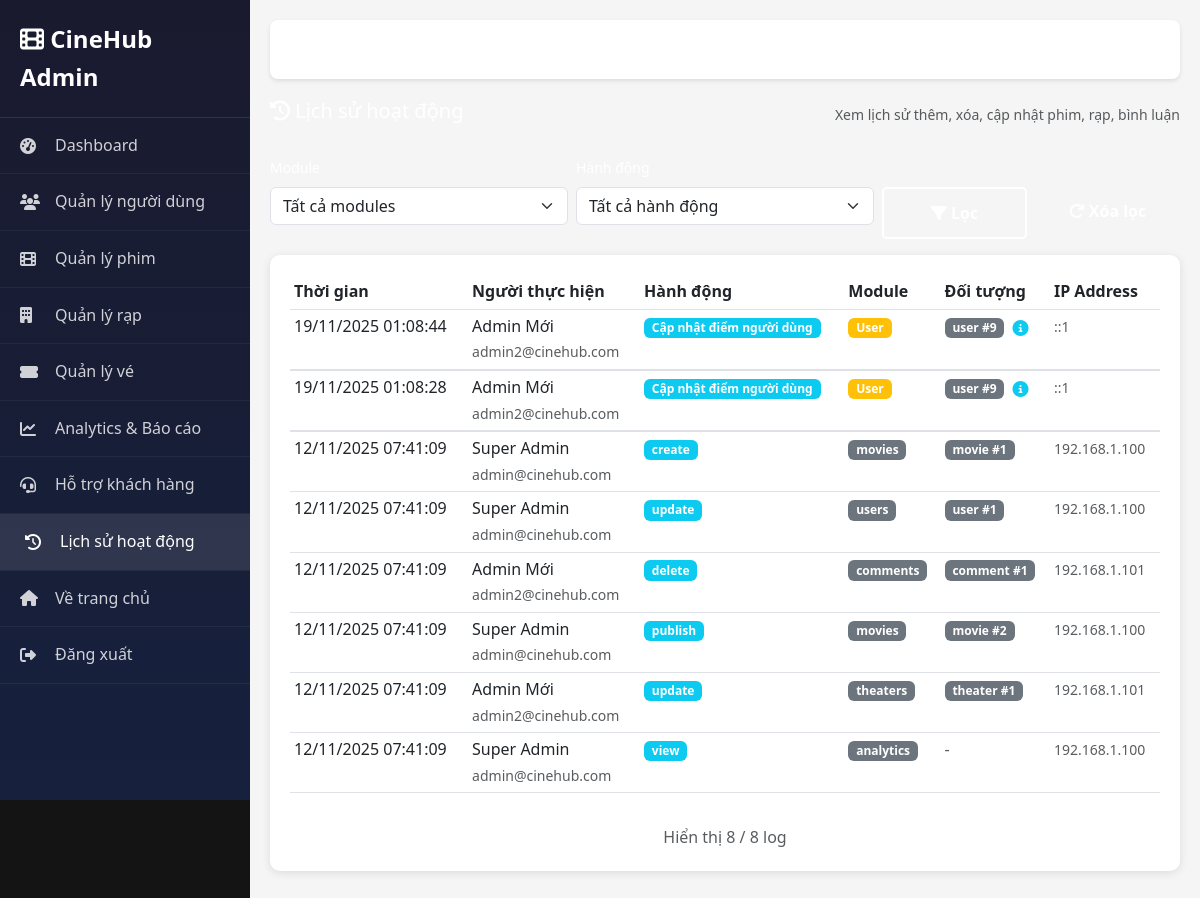
/?route=admin/logs (signed in), run on the app's committed database.
### tables this page shows
CREATE TABLE `admin_logs` (
  `id` int(11) NOT NULL,
  `user_id` int(11) NOT NULL,
  `action` varchar(100) NOT NULL,
  `module` varchar(50) NOT NULL,
  `target_type` varchar(50) DEFAULT NULL,
  `target_id` int(11) DEFAULT NULL,
  `old_data` text DEFAULT NULL,
  `new_data` text DEFAULT NULL,
  `ip_address` varchar(45) DEFAULT NULL,
  `user_agent` text DEFAULT NULL,
  `created_at` timestamp NOT NULL DEFAULT current_timestamp()
);

CREATE TABLE `users` (
  `id` int(11) NOT NULL,
  `name` varchar(100) NOT NULL,
  `email` varchar(120) NOT NULL,
  `password` varchar(255) NOT NULL,
  `avatar` varchar(255) DEFAULT NULL,
  `birthdate` date DEFAULT NULL,
  `rank` enum('Bronze','Silver','Gold','Platinum') DEFAULT 'Bronze',
  `points` int(11) DEFAULT 0,
  `subscription_id` int(11) DEFAULT NULL,
  `status` enum('active','inactive','banned') DEFAULT 'active',
  `email_verified` tinyint(1) DEFAULT 0,
  `created_at` timestamp NOT NULL DEFAULT current_timestamp(),
  `updated_at` timestamp NOT NULL DEFAULT current_timestamp() ON UPDATE current_timestamp(),
  `role` enum('user','admin','moderator') DEFAULT 'user',
  `is_active` tinyint(1) DEFAULT 1,
  `last_login` datetime DEFAULT NULL
);

### modules/admin/AdminController.php (called while the page is built, shortened)
<?php
require_once __DIR__ . '/../../core/Controller.php';
require_once __DIR__ . '/../../core/Database.php';
class AdminController extends Controller {
    protected function adminView($view, $data = []) {
        extract($data);
        require_once __DIR__ . '/views/' . $view . '.php';
        require_once __DIR__ . '/views/layout.php';
    }
    public function logs() {
        $db = Database::getInstance();
        $user = AdminMiddleware::checkAdmin();
        $module = $_GET['module'] ?? '';
        $action_filter = $_GET['action'] ?? '';
        $page = intval($_GET['page'] ?? 1);
        $limit = 50;
        $offset = ($page - 1) * $limit;
        $sql = "SELECT al.*, u.name as user_name, u.email as user_email
                FROM admin_logs al
                LEFT JOIN users u ON al.user_id = u.id
                WHERE 1=1";
        $params = [];
        $sql .= " ORDER BY al.created_at DESC LIMIT $limit OFFSET $offset";
        $logs = $db->fetchAll($sql, $params);
        $countSql = "SELECT COUNT(*) as count FROM admin_logs WHERE 1=1";
        $countParams = [];
        $total = $db->fetch($countSql, $countParams)['count'];
        $total_pages = ceil($total / $limit);
        $this->adminView('logs', [
            'logs' => $logs,
            'user' => $user,
            'title' => 'Lịch sử hoạt động',
            'current_page' => 'logs',
            'module' => $module,
            'action' => $action_filter,
            'page' => $page,
            'total_pages' => $total_pages,
            'total' => $total,
            'limit' => $limit
        ]);
    }
}
?>

### index.php (called while the page is built, shortened)
<?php
$route = $_GET['route'] ?? 'home/index';
$parts = explode('/', $route);
$controllerMap = [
    'auth' => 'AuthController',
    'profile' => 'ProfileController'
];
$firstPart = $parts[0];
$controllerName = null;
if (isset($controllerMap[$firstPart])) {
    $controllerName = $controllerMap[$firstPart];
    $controllerPath = __DIR__ . '/modules/user/' . $controllerName . '.php';
    if (file_exists($controllerPath) && !class_exists($controllerName)) {
        require_once $controllerPath;
    }
} else {
    $controllerName = ucfirst($firstPart) . 'Controller';
}
$action = '';
if (count($parts) >= 3) {
    $actionPart = $parts[2];
    $actionPart = str_replace('-', ' ', $actionPart);
    $actionPart = ucwords($actionPart);
    $actionPart = str_replace(' ', '', $actionPart);
    $action = $parts[1] . $actionPart;
} else {
    $action = $parts[1] ?? 'index';
}
try {
    $controller = new $controllerName();
    $controller->$action();
} catch (Exception $e) {
    error_log("Error in routing: " . $e->getMessage());
    error_log("Route: $route, Controller: $controllerName, Action: $action");
    error_log("Stack trace: " . $e->getTraceAsString());
    if ($controllerName !== 'HomeController') {
        $controllerName = 'HomeController';
        $controller = new $controllerName();
        $controller->index();
    } else {
        die('Error: Controller not found');
    }
}
?>

### core/Database.php (called while the page is built, shortened)
<?php
class Database {
    private static $instance = null;
    private $pdo;
    private $host = 'localhost';
    private $port = 3306;
    private $dbname = 'cinehub';
    private $username = 'root';
    private $password = '';
    private $charset = 'utf8mb4';
    private function __construct() {
        try {
            $dsn = "mysql:host={$this->host};port={$this->port};dbname={$this->dbname};charset={$this->charset}";
            $this->pdo = new PDO($dsn, $this->username, $this->password);
            $this->pdo->setAttribute(PDO::ATTR_ERRMODE, PDO::ERRMODE_EXCEPTION);
            $this->pdo->setAttribute(PDO::ATTR_DEFAULT_FETCH_MODE, PDO::FETCH_ASSOC);
        } catch(PDOException $e) {
            die("Lỗi kết nối database: " . $e->getMessage() .
                "<br><br>Vui lòng kiểm tra:<br>" .
                "1. MySQL đã được khởi động chưa?<br>" .
                "2. Database '{$this->dbname}' đã được tạo chưa?<br>" .
                "3. Password MySQL có đúng không? (hiện tại: " . ($this->password ?: 'rỗng') . ")<br>" .
                "4. Port MySQL có đúng không? (hiện tại: {$this->port})<br>" .
                "5. Nếu cần thay đổi password hoặc port, sửa file core/Database.php");
        }
    }
    public static function getInstance() {
        if (self::$instance === null) {
            self::$instance = new self();
        }
        return self::$instance;
    }
    public function query($sql, $params = []) {
        $stmt = $this->pdo->prepare($sql);
        $stmt->execute($params);
        return $stmt;
    }
    public function fetchAll($sql, $params = []) {
        return $this->query($sql, $params)->fetchAll();
    }
    public function fetch($sql, $params = []) {
        return $this->query($sql, $params)->fetch();
    }
}
?>

### modules/admin/views/logs.php (the view, shortened to what this page needs)
<div class="d-flex justify-content-between align-items-center mb-4">
    <h5><i class="fas fa-history"></i> Lịch sử hoạt động</h5>
    <small class="text-muted">Xem lịch sử thêm, xóa, cập nhật phim, rạp, bình luận</small>
</div>
<form method="GET" class="mb-3">
    <div class="row g-2">
        <div class="col-md-4">
            <label class="form-label small">Module</label>
            <select name="module" class="form-select" id="moduleFilter" onchange="this.form.submit()">
                <option value="">Tất cả modules</option>
            </select>
        </div>
        <div class="col-md-4">
            <label class="form-label small">Hành động</label>
            <select name="action" class="form-select" id="actionFilter" onchange="this.form.submit()">
                <option value="">Tất cả hành động</option>
            </select>
        </div>
        <div class="col-md-2">
            <label class="form-label small">&nbsp;</label>
            <button type="submit" class="btn btn-secondary w-100">
                <i class="fas fa-filter"></i> Lọc
            </button>
        </div>
        <div class="col-md-2">
            <label class="form-label small">&nbsp;</label>
            <a href="?route=admin/logs" class="btn btn-outline-secondary w-100">
                <i class="fas fa-redo"></i> Xóa lọc
            </a>
        </div>
    </div>
</form>
<div class="stat-card">
    <div class="table-responsive">
        <table class="table table-hover table-sm">
            <thead>
                <tr>
                    <th>Thời gian</th>
                    <th>Người thực hiện</th>
                    <th>Hành động</th>
                    <th>Module</th>
                    <th>Đối tượng</th>
                    <th>IP Address</th>
                </tr>
            </thead>
            <tbody>
                <?php if (empty($logs)): ?>
                    <tr>
                        <td colspan="6" class="text-center text-muted">Không có log nào</td>
                    </tr>
                <?php else: ?>
                    <?php foreach ($logs as $log): ?>
                        <tr>
                            <td><?php echo date('d/m/Y H:i:s', strtotime($log['created_at'])); ?></td>
                            <td>
                                <div><?php echo htmlspecialchars($log['user_name'] ?? 'N/A'); ?></div>
                                <small class="text-muted"><?php echo htmlspecialchars($log['user_email'] ?? 'N/A'); ?></small>
                            </td>
                            <td>
                                <span class="badge bg-info"><?php echo htmlspecialchars($log['action']); ?></span>
                            </td>
                            <td>
                                <span class="badge bg-<?php
                                    $moduleColor = 'secondary';
                                    if ($log['module'] === 'Movie') {
                                        $moduleColor = 'primary';
                                    } elseif ($log['module'] === 'Theater') {
                                        $moduleColor = 'info';
                                    } elseif ($log['module'] === 'Review') {
                                        $moduleColor = 'success';
                                    } elseif ($log['module'] === 'User') {
                                        $moduleColor = 'warning';
                                    }
                                    echo $moduleColor;
                                ?>">
                                    <?php echo htmlspecialchars($log['module']); ?>
                                </span>
                            </td>
                            <td>
                                <?php if ($log['target_type'] && $log['target_id']): ?>
                                    <span class="badge bg-secondary">
                                        <?php echo htmlspecialchars($log['target_type']); ?> #<?php echo $log['target_id']; ?>
                                    </span>
                                    <?php if ($log['old_data'] || $log['new_data']): ?>
                                        <button type="button" class="btn btn-sm btn-link p-0 ms-1"
                                                data-bs-toggle="collapse"
                                                data-bs-target="#logDetails<?php echo $log['id']; ?>"
                                                aria-expanded="false"
                                                aria-controls="logDetails<?php echo $log['id']; ?>"
                                                title="Xem chi tiết">
                                            <i class="fas fa-info-circle text-info"></i>
                                        </button>
                                    <?php endif; ?>
                                <?php else: ?>
                                    <span class="text-muted">-</span>
                                <?php endif; ?>
                            </td>
                            <td><small class="text-muted"><?php echo htmlspecialchars($log['ip_address'] ?? 'N/A'); ?></small></td>
                        </tr>
                        <?php if (($log['old_data'] || $log['new_data']) && ($log['target_type'] && $log['target_id'])): ?>
                            <tr>
                                <td colspan="6" class="p-0">
                                </td>
                            </tr>
                        <?php endif; ?>
                    <?php endforeach; ?>
                <?php endif; ?>
            </tbody>
        </table>
    </div>
    <?php if (isset($total)): ?>
        <div class="text-center text-muted mt-3">
            Hiển thị <?php echo min($limit ?? 50, count($logs)); ?> / <?php echo $total; ?> log
        </div>
    <?php endif; ?>
</div>

### modules/admin/views/layout.php (style rules this page uses)
.stat-card { background: #fff; border-radius: 10px; padding: 20px; box-shadow: 0 2px 10px rgba(0,0,0,0.1); margin-bottom: 20px; }

### data on the page
admin_logs: created_at "19/11/2025 01:08:44", user.name "Admin Mới", user.email "admin2@cinehub.com", action "Cập nhật điểm người dùng", module "User", target_type "user", target "9", ip_address "::1"
admin_logs: created_at "19/11/2025 01:08:28", user.name "Admin Mới", user.email "admin2@cinehub.com", action "Cập nhật điểm người dùng", module "User", target_type "user", target "9", ip_address "::1"
admin_logs: created_at "12/11/2025 07:41:09", user.name "Super Admin", user.email "admin@cinehub.com", action "create", module "movies", target_type "movie", target "1", ip_address "192.168.1.100"
admin_logs: created_at "12/11/2025 07:41:09", user.name "Super Admin", user.email "admin@cinehub.com", action "update", module "users", target_type "user", target "1", ip_address "192.168.1.100"
admin_logs: created_at "12/11/2025 07:41:09", user.name "Admin Mới", user.email "admin2@cinehub.com", action "delete", module "comments", target_type "comment", target "1", ip_address "192.168.1.101"
admin_logs: created_at "12/11/2025 07:41:09", user.name "Super Admin", user.email "admin@cinehub.com", action "publish", module "movies", target_type "movie", target "2", ip_address "192.168.1.100"
admin_logs: created_at "12/11/2025 07:41:09", user.name "Admin Mới", user.email "admin2@cinehub.com", action "update", module "theaters", target_type "theater", target "1", ip_address "192.168.1.101"
admin_logs: created_at "12/11/2025 07:41:09", user.name "Super Admin", user.email "admin@cinehub.com", action "view", module "analytics", ip_address "192.168.1.100"

### other printed values
min($limit ?? 50, count($logs)) "8"
$total "8"
